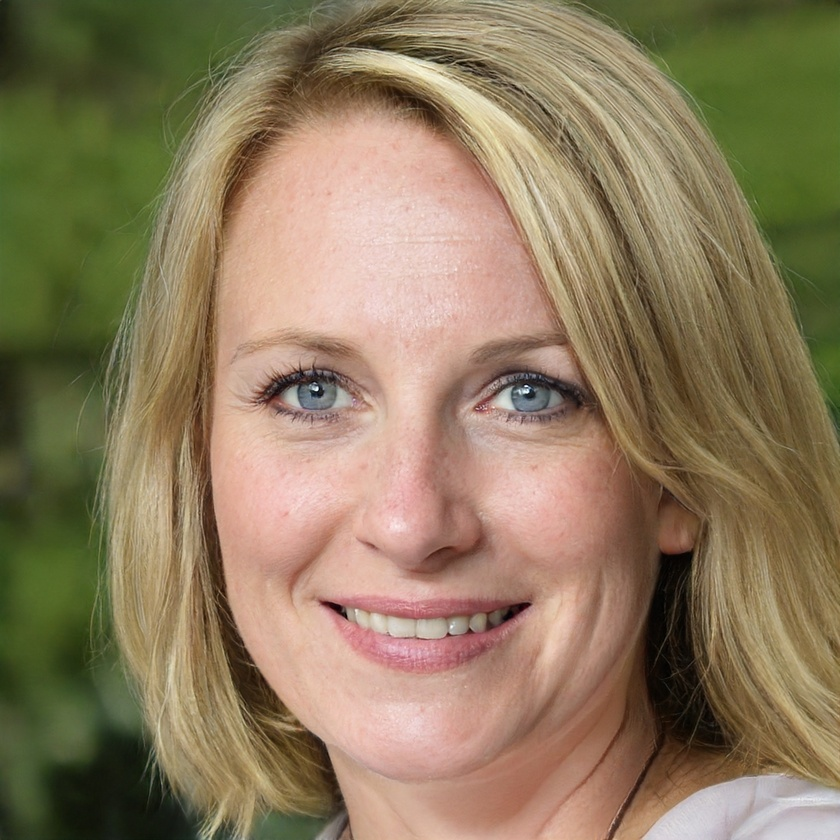
#> input picture image1.jpeg, 840 x 840 px, shrunk from 1024 x 1024 before the run
$ python py_blur_faces.py
#> lines starting #> are read from the running program, lines starting #| are printed output that depends on the picture; after the words box and inside, x2 and y2 are one past the last pixel; in counts of white or black regions, pixels touching at a corner belong together
#!/bin/env python
import cv2
import sys
import random

if (len(sys.argv) == 2):
    imagePath = sys.argv[1]
else:
    imagePath="./image1.jpeg"

image = cv2.imread(imagePath)
#> image is the input picture: shape (840, 840, 3); mean B, G, R 93.5, 122.8, 140.9
gray = cv2.cvtColor(image, cv2.COLOR_BGR2GRAY)
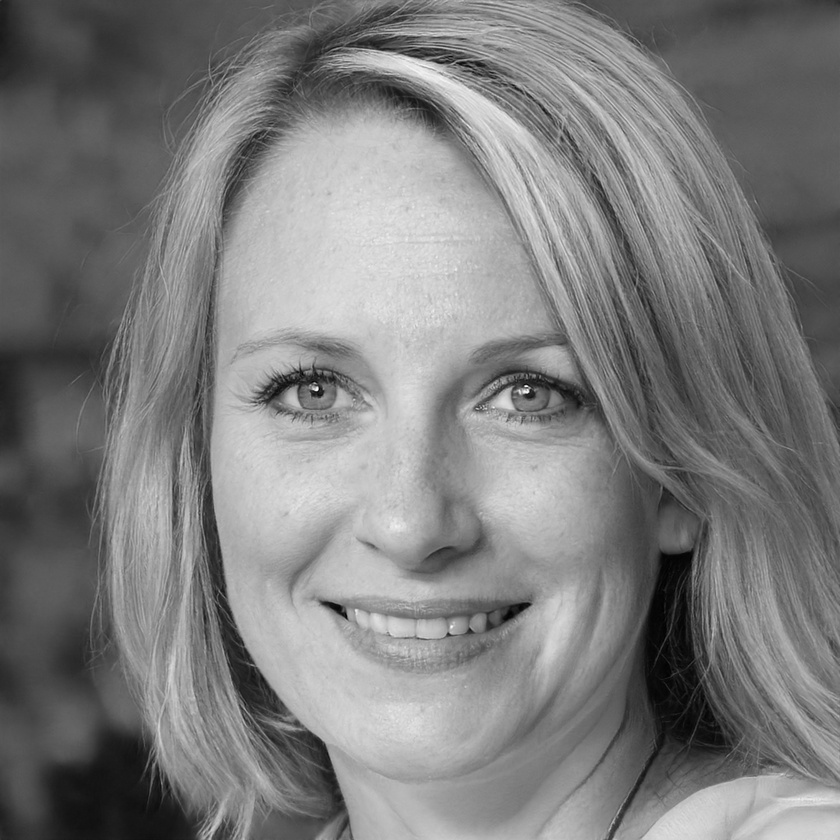
#> gray: shape (840, 840); min 0, max 254, mean 124.9
print(cv2.data.haarcascades)
# eye_cascade = cv2.CascadeClassifier(cv2.data.haarcascades + 'haarcascade_eye.xml')
features = [
    cv2.CascadeClassifier(cv2.data.haarcascades + 'haarcascade_frontalface_default.xml')
    # cv2.CascadeClassifier(cv2.data.haarcascades + 'haarcascade_smile.xml')
]
features = [feature.detectMultiScale(
    gray,
    scaleFactor=1.1,
    minNeighbors=5,
    minSize=(70, 70),
    flags = cv2.CASCADE_SCALE_IMAGE
)
    for feature in features
]
#> features = [[[131, 177, 554, 554]]]
print ("Found {0} faces!".format(sum(len(feature) for feature in features)))
#| Found 1 faces!
color_index=0
for feature in features:
    # Draw a rectangle around the features
    colors = [0,0,0]
    colors[color_index]=255
    color_index+=1
    if (color_index>1):
        color_index=0
    colors = tuple(colors)
    for (x, y, w, h) in feature:
        cv2.rectangle(image, (x, y), (x+w, y+h), colors, 2)
        # Part for blurring
        eye_coords = [int(x+w*2/13), int(y+h*5/16), int(w*9/13), int(h*2/12)]
        face_coords = [int(x+w*4/13), int(y+h*3/13), int(w*5/13), int(h*9/13)]
        ex,ey,ew,eh = eye_coords
        eye_ROI = image[ey:ey+eh, ex:ex+ew]
        eye_blur = cv2.GaussianBlur(eye_ROI, (51, 51), 0)
        image[ey:ey+eh, ex:ex+ew] = eye_blur

        ex,ey,ew,eh = face_coords
        face_ROI = image[ey:ey+eh, ex:ex+ew]
        face_blur = cv2.GaussianBlur(face_ROI, (51, 51), 0)
        image[ey:ey+eh, ex:ex+ew] = face_blur
#> this loop made 1 pass
#> (feature, colors) on pass 1: ([[131, 177, 554, 554]], (255, 0, 0))
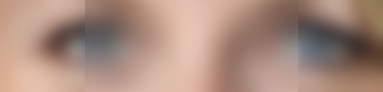
#> eye_ROI: shape (92, 383, 3); mean B, G, R 125.9, 139.3, 169.2
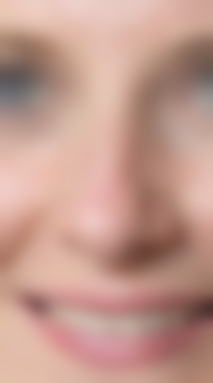
#> face_ROI: shape (383, 213, 3); mean B, G, R 141.6, 153.4, 194.7
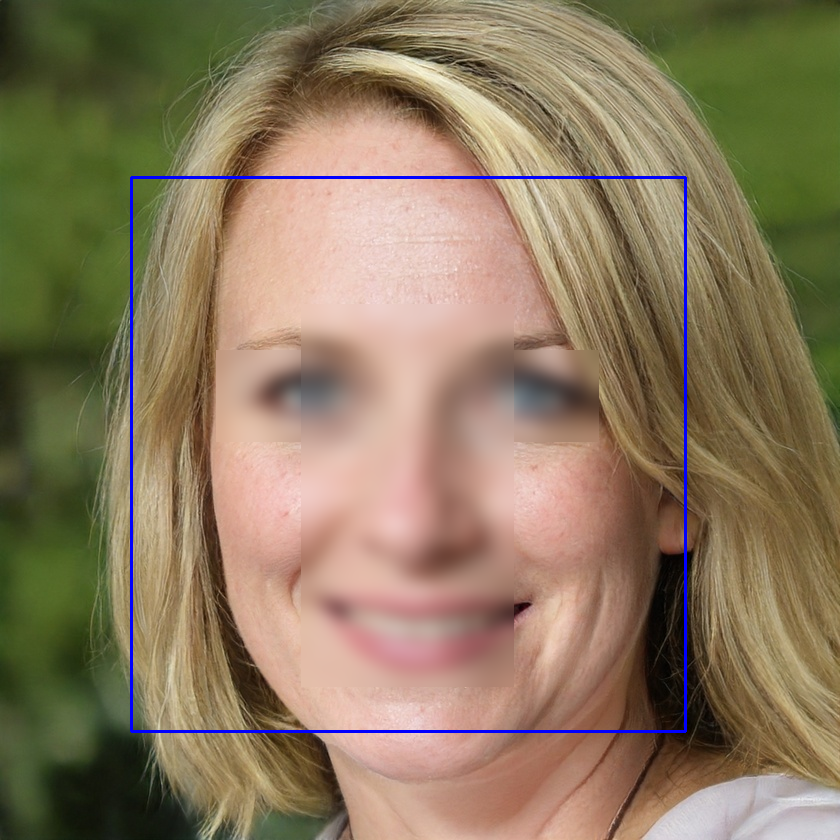
#> image: shape (840, 840, 3); 14.69% of pixels changed, all inside (x1, y1, x2, y2) = (130, 176, 687, 733)
#> after the loop, color_index = 1

cv2.imshow("Faces found", image)
cv2.waitKey(0)

$ run again, with image2.jpeg copied over image1.jpeg
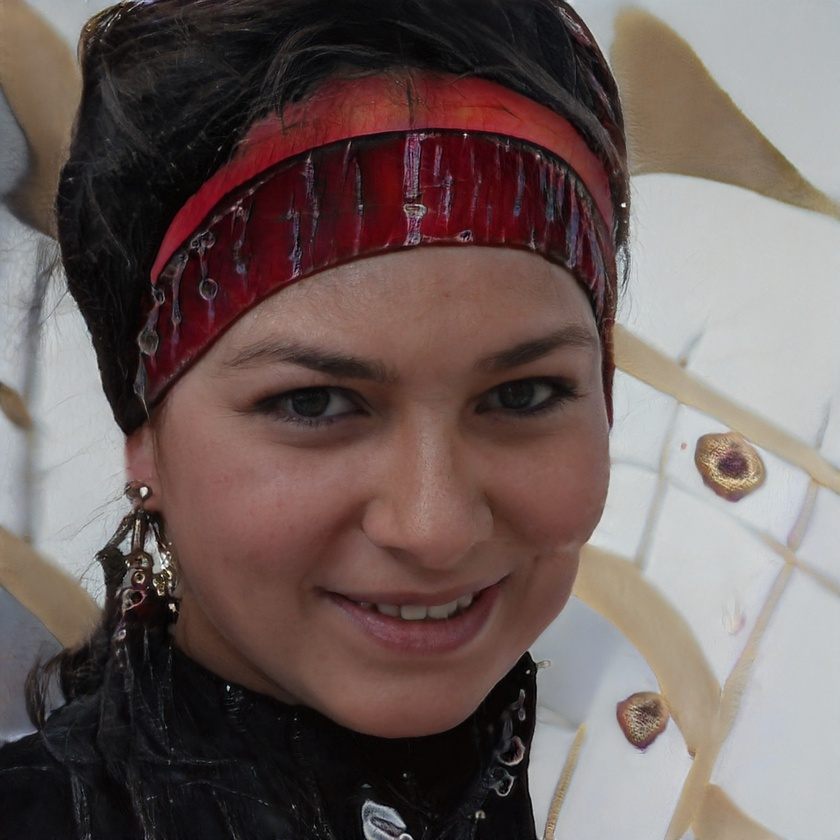
#> input picture image2.jpeg, 840 x 840 px, shrunk from 1024 x 1024 before the run
#> image is the input picture: shape (840, 840, 3); mean B, G, R 91.3, 94.2, 109.5
#> features = [[[144, 206, 521, 521]]]
#| Found 1 faces!
#> the loop `for feature in features:` made 1 pass
#> (feature, colors) on pass 1: ([[144, 206, 521, 521]], (255, 0, 0))
#> after the loop `for feature in features:`:
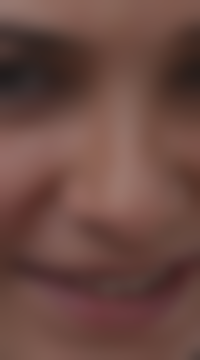
#> face_ROI: shape (360, 200, 3); mean B, G, R 65.9, 73.4, 106.9
#> after the loop `for feature in features:`:
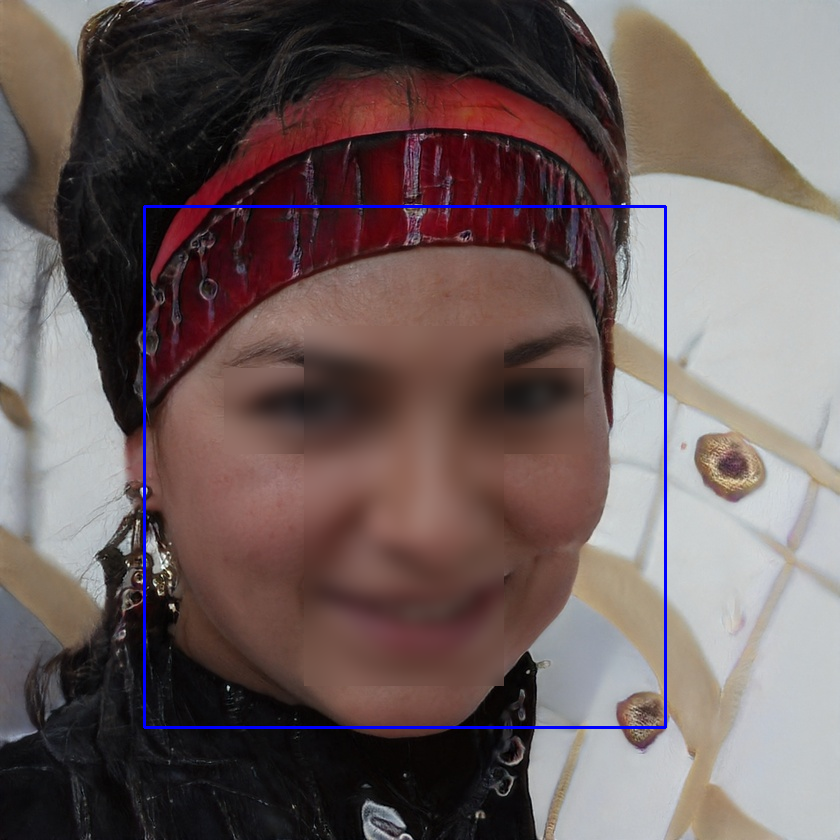
#> image: shape (840, 840, 3); 12.97% of pixels changed, all inside (x1, y1, x2, y2) = (143, 205, 667, 729)
#> after the loop `for feature in features:`: color_index = 1

$ run again, with image3.jpeg copied over image1.jpeg
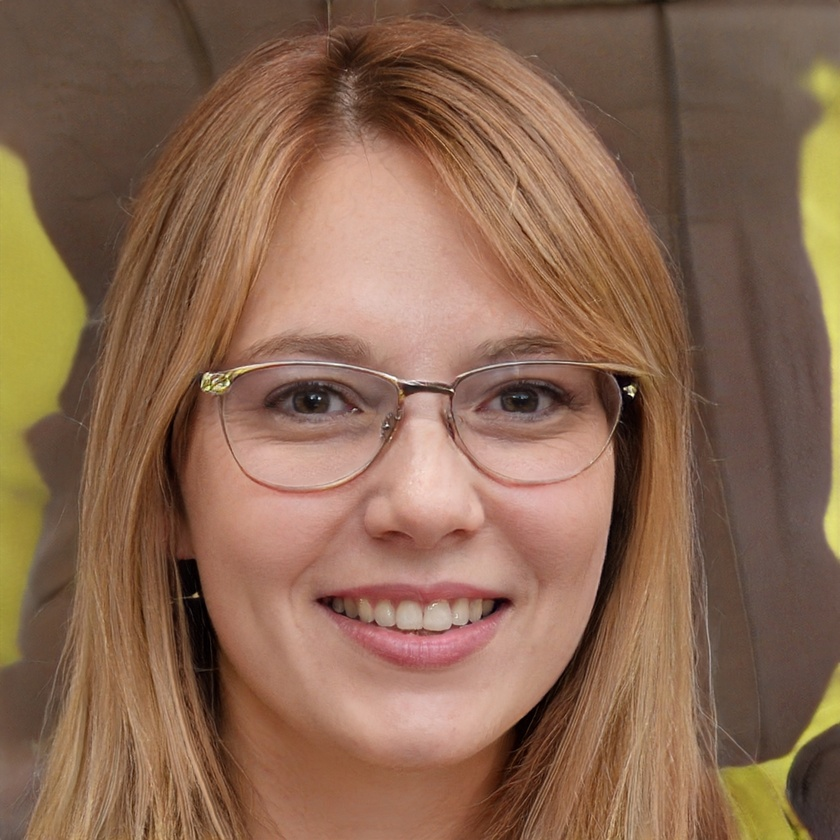
#> input picture image3.jpeg, 840 x 840 px, shrunk from 1024 x 1024 before the run
#> image is the input picture: shape (840, 840, 3); mean B, G, R 81.3, 104, 138.3
#> `gray = cv2.cvtColor(image, cv2.COLOR_BGR2GRAY)`:
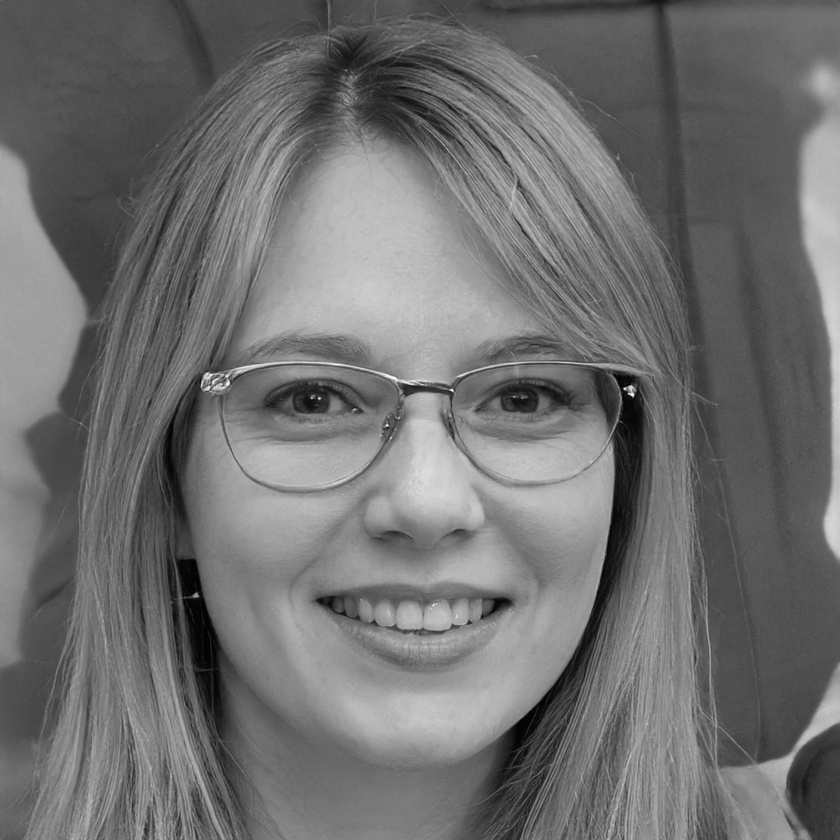
#> gray: shape (840, 840); min 0, max 253, mean 111.7
#> features = [[[128, 188, 563, 563]]]
#| Found 1 faces!
#> the loop `for feature in features:` made 1 pass
#> (feature, colors) on pass 1: ([[128, 188, 563, 563]], (255, 0, 0))
#> after the loop `for feature in features:`:
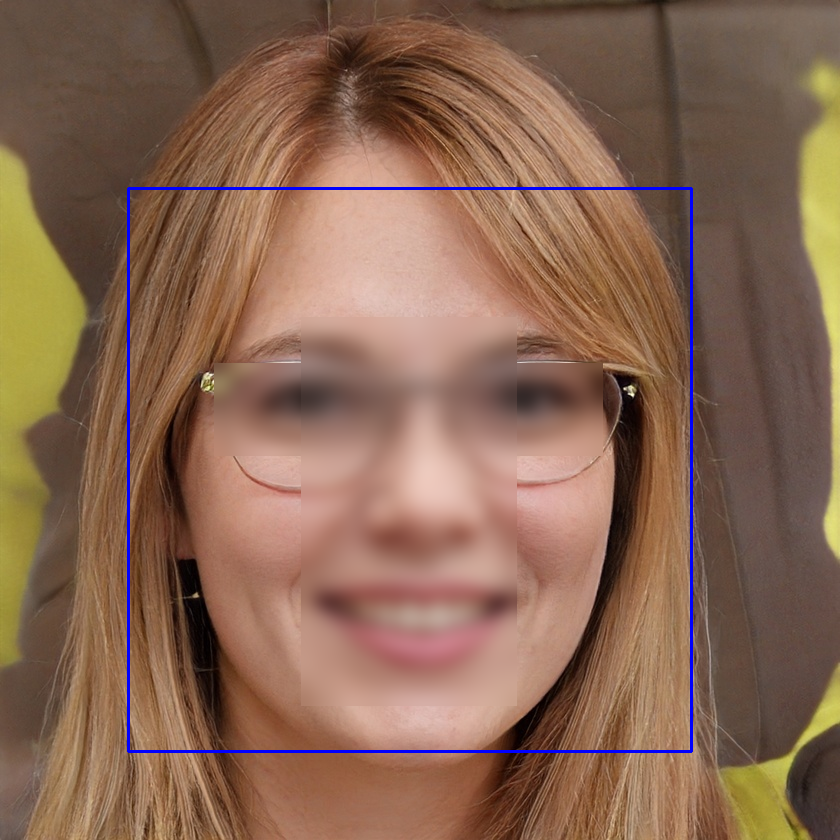
#> image: shape (840, 840, 3); 15.12% of pixels changed, all inside (x1, y1, x2, y2) = (127, 187, 693, 753)
#> after the loop `for feature in features:`: color_index = 1

$ run again, with image4.jpeg copied over image1.jpeg
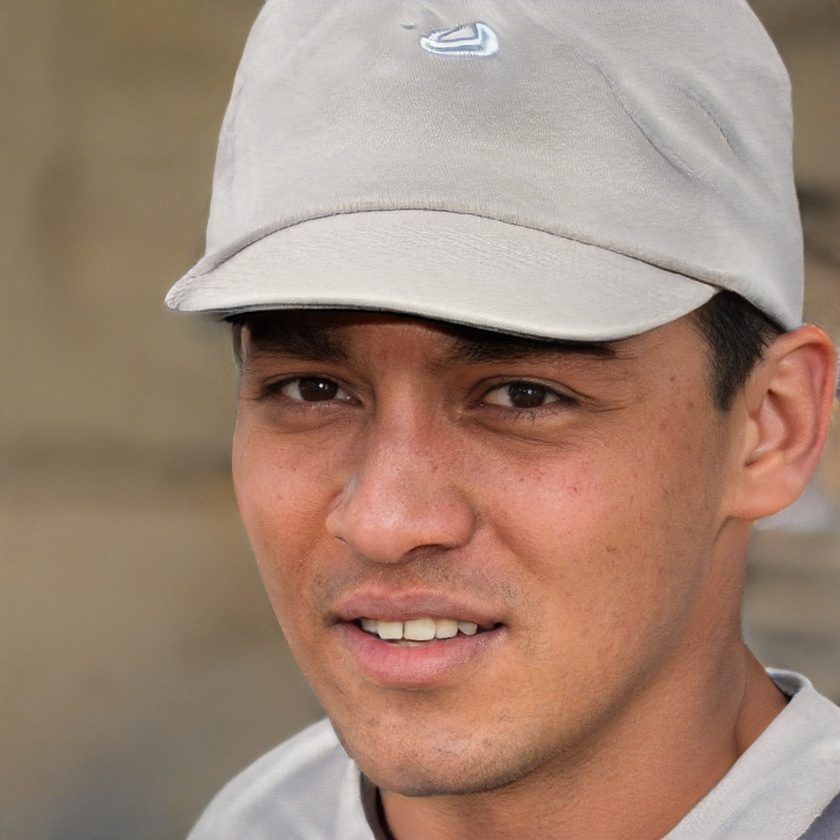
#> input picture image4.jpeg, 840 x 840 px, shrunk from 1024 x 1024 before the run
#> image is the input picture: shape (840, 840, 3); mean B, G, R 118.5, 134.9, 160.9
#> `gray = cv2.cvtColor(image, cv2.COLOR_BGR2GRAY)`:
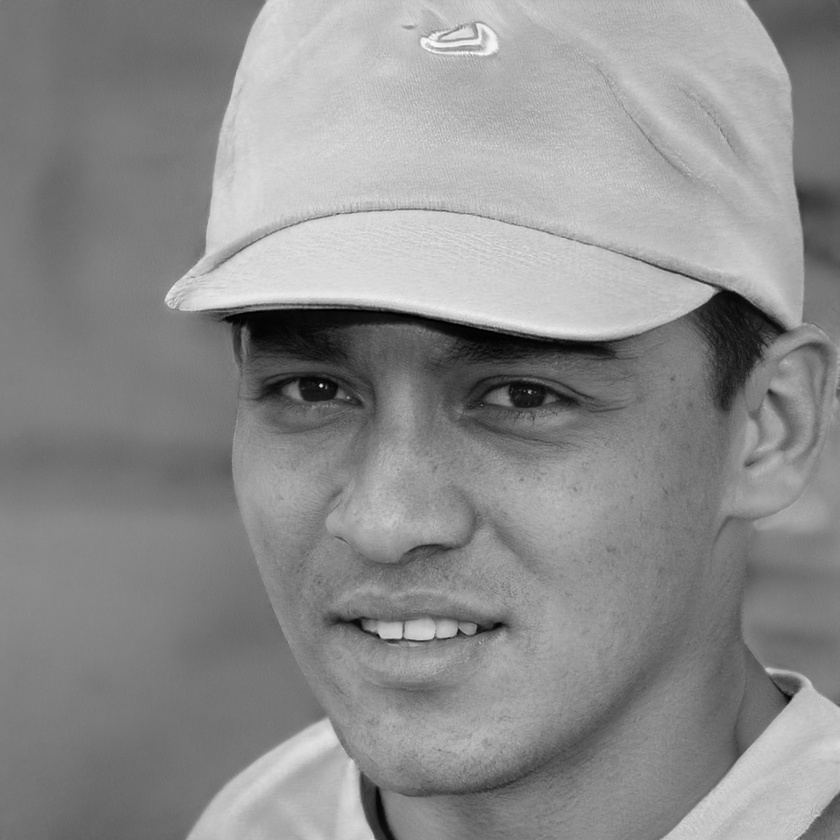
#> gray: shape (840, 840); min 0, max 254, mean 140.8
#> features = [[[115, 177, 572, 572]]]
#| Found 1 faces!
#> the loop `for feature in features:` made 1 pass
#> (feature, colors) on pass 1: ([[115, 177, 572, 572]], (255, 0, 0))
#> after the loop `for feature in features:`:
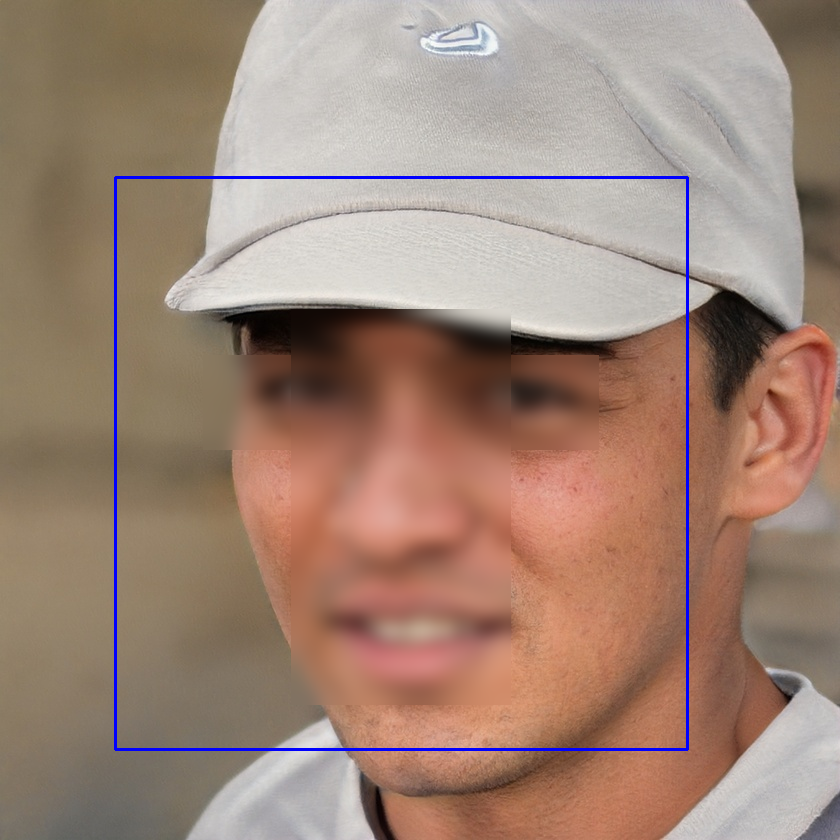
#> image: shape (840, 840, 3); 15.65% of pixels changed, all inside (x1, y1, x2, y2) = (114, 176, 689, 751)
#> after the loop `for feature in features:`: color_index = 1
